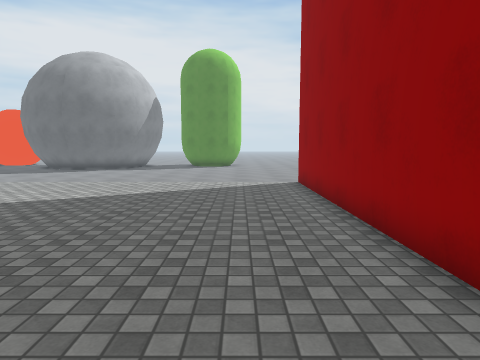
View 1 (above)

14 first-person views from a walk through a scene from a Unity 3-D project. The camera is 1.4 m above the floor, tilts 6° down and sees 75° across. The floor is counted in squares, 1 m on a side. Each view is taken from the middle of a square. On the plan, view 1 faces up. The plan holds only what a view shows up to about 14 squares ahead; the rest is blank. The place goes on beyond the plan. Surface patterns are stand-ins for the level's own textures.

View 2
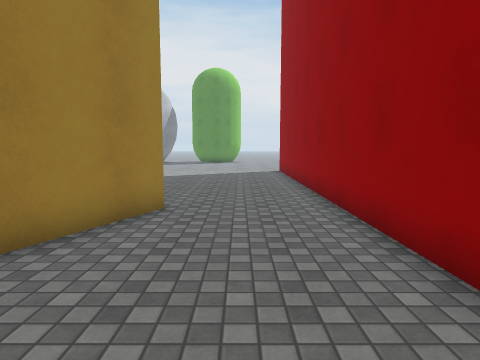

View 3
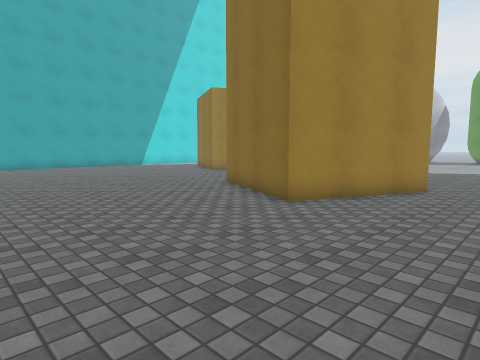

View 4
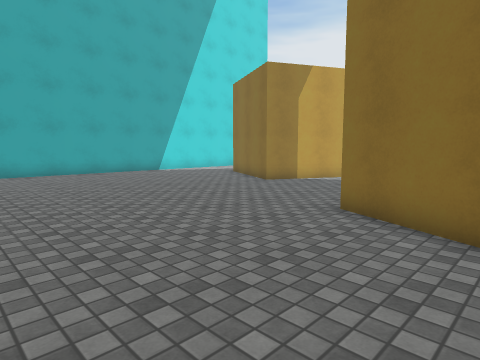

View 5
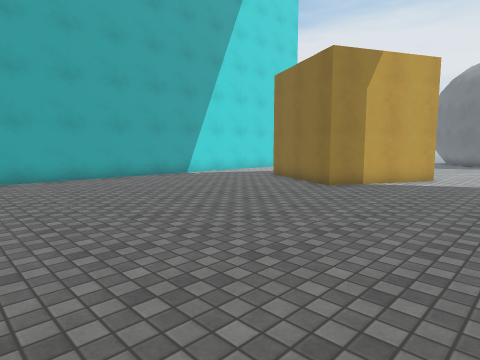

View 6
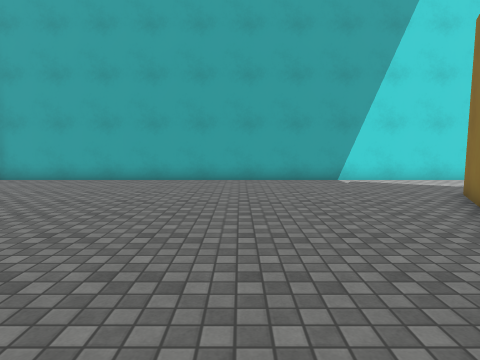

View 7
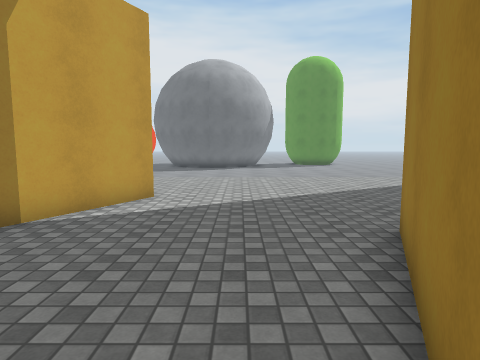

View 8
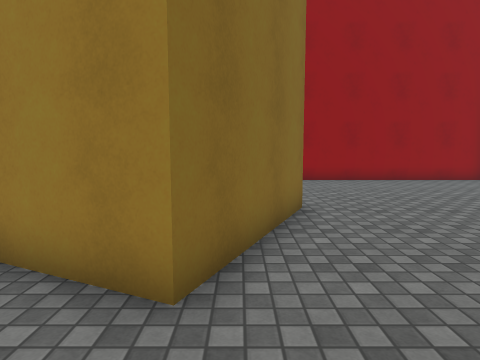

View 9
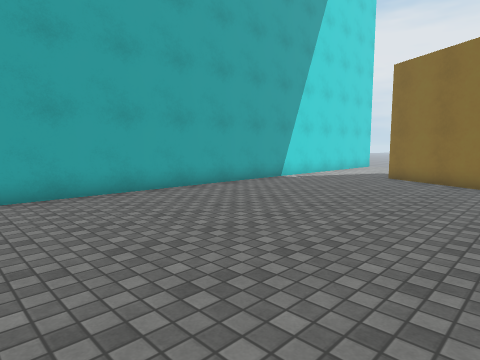

View 10
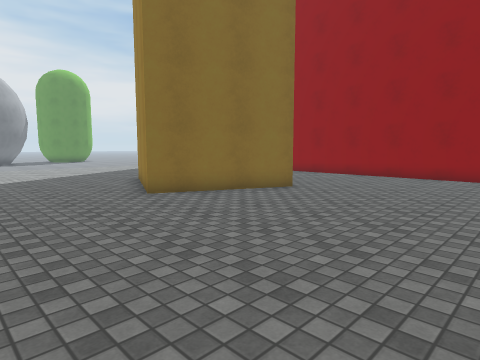

View 11
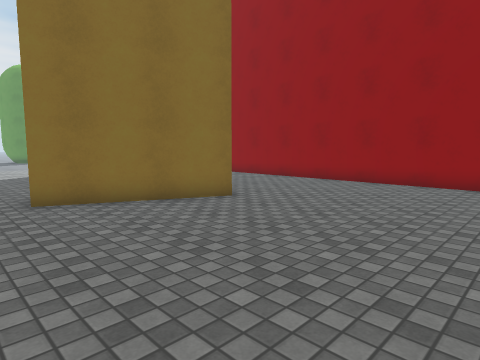

View 12
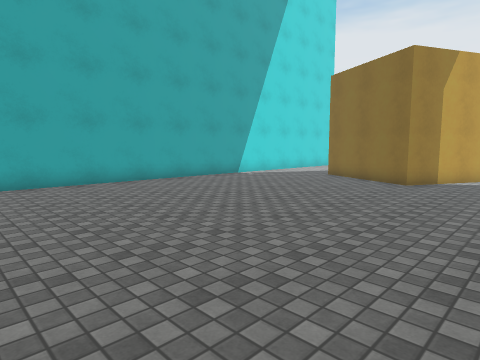

View 13
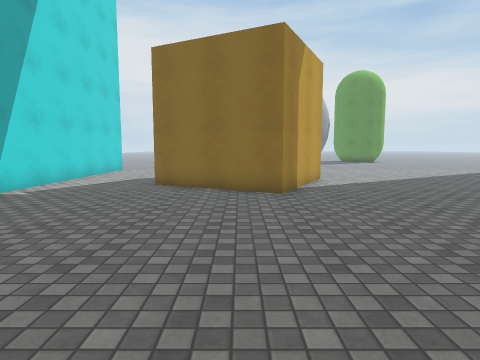

View 14
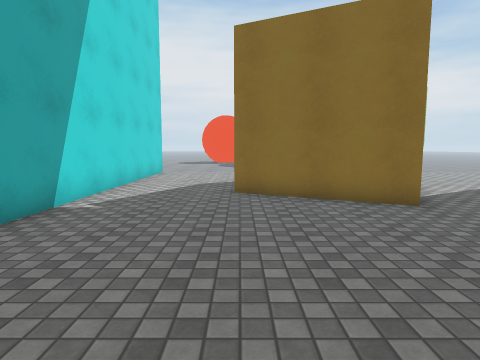

### Floor plan
Points are (right, up) in squares from view 1. A wall is a line through its corners. A room is listed if a view was taken in it or the views show most of it. See-through windows are left out.
Room 1 (views 1, 2, 3, 4, 5, 6, 7, 8, 9, 10, 11, 12, 13, 14)
walls: (-12.3, 5.1) (-13.7, 2.3) (-18.2, 4.6); (-1.7, 1.2) (-3.8, -3.5) (-8.4, -1.4) (-6.3, 3.2); (2.4, -10.5) (2.4, 1.4); (-22.3, 6.6) (-22.3, -10.5)
ways out: opening at (-20, 5.7); opening at (-9, 3.4); opening at (0, 1)

Positions as (right, up) in squares from view 1, and headings:
1: (0, 0), facing up
2: (0, -6), facing up
3: (1, -10), facing up-left
4: (-5, -8), facing up-left
5: (-8, -8), facing up-left
6: (-9, -2), facing left
7: (-9, -2), facing up
8: (-11, -2), facing right
9: (-13, -10), facing up-left
10: (-13, -10), facing up-right
11: (-10, -10), facing up-right
12: (-10, -10), facing up-left
13: (-15, -7), facing up
14: (-18, -5), facing up
